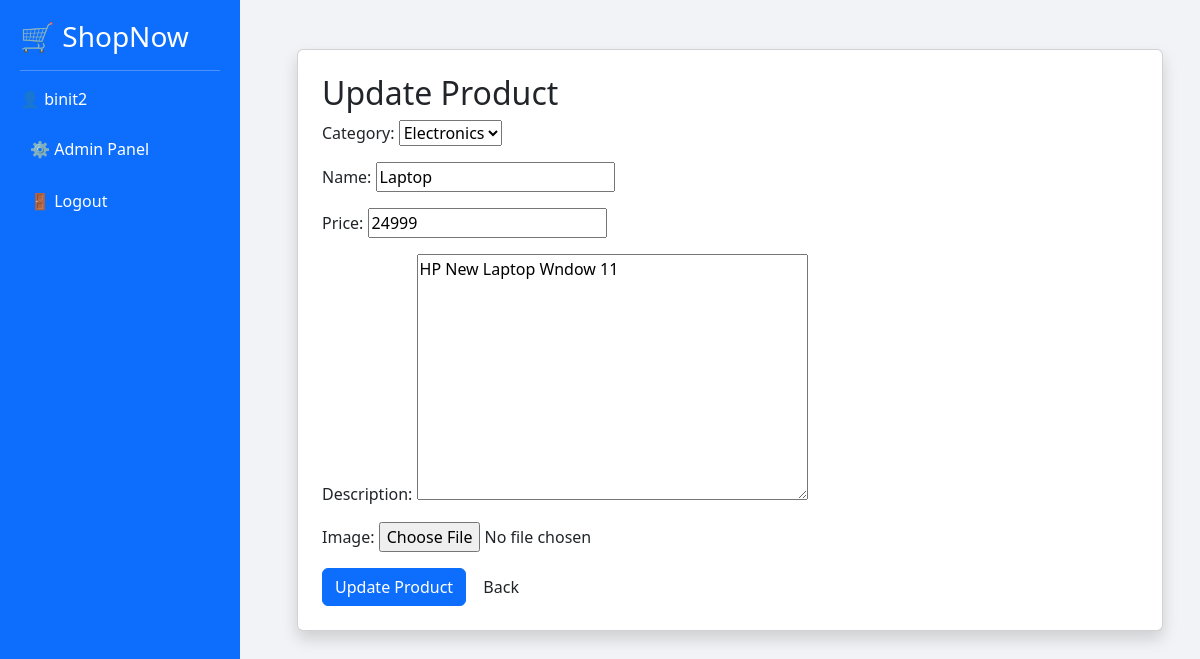
/update-product/2/ (signed in), run on the app's committed database.
### products/models.py (models this page shows, shortened)
class Product(models.Model):
    STATUS_CHOICES = (
        ('Pending', 'Pending'),
        ('Approved', 'Approved'),
        ('Rejected', 'Rejected'),
    )
    seller = models.ForeignKey(User, on_delete=models.CASCADE)
    category = models.ForeignKey(Category, on_delete=models.CASCADE)
    name = models.CharField(max_length=100)
    price = models.IntegerField ()
    description = models.TextField()
    image = models.ImageField(upload_to='products/', null=True, blank=True)
    status = models.CharField(max_length=20, choices=STATUS_CHOICES, default='Pending')

class Category(models.Model):
    name = models.CharField(max_length=100)
    def __str__(self):
        return self.name

### products/views.py (the view)
# urls.py: path('update-product/<int:product_id>/', views.update_product, name='update_product'),
@login_required
def update_product(request, product_id):
    profile = get_profile(request.user)
    if profile.role != 'Seller':
        messages.error(request, "Only sellers can update products")
        return redirect('home')
    if profile.is_approved == False:
        messages.error(request, "Your seller account is not approved yet")
        return redirect('home')
    product = get_object_or_404(Product, id=product_id, seller=request.user)
    if request.method == "POST":
        form = ProductForm(request.POST, request.FILES, instance=product)
        if form.is_valid():
            updated_product = form.save(commit=False)
            updated_product.status = 'Pending'
            updated_product.save()
            messages.success(request, "Product updated and sent for admin approval")
            return redirect('my_products')
    else:
        form = ProductForm(instance=product)
    return render(request, 'update_product.html', {'form': form})

### products/forms.py
class ProductForm(forms.ModelForm):
    class Meta:
        model = Product
        fields = ['category', 'name', 'price', 'description', 'image']

### products/views.py (called while the page is built)
def get_profile(user):
    profile, created = Profile.objects.get_or_create(user=user)
    return profile

### templates/update_product.html (shortened to what this page needs)
{% extends 'base.html' %}
{% block content %}
<div class="container mt-4">
    <div class="card p-4 shadow">
        <h2>Update Product</h2>
        <form method="POST" enctype="multipart/form-data">
            {{ form.as_p }}
            <button type="submit" class="btn btn-primary">
                Update Product
            </button>
            <a href="/my-products/" class="btn btn-
            secondary">
                Back
            </a>
        </form>
    </div>
</div>
{% endblock %}

### templates/base.html (shortened to what this page needs)
<!DOCTYPE html>
<html>
<head>
    <link href="https://cdn.jsdelivr.net/npm/bootstrap@5.3.3/dist/css/bootstrap.min.css" rel="stylesheet">
</head>
<body>
<div class="sidebar">
    <h3>🛒 ShopNow</h3>
    <hr>
    {% if user.is_authenticated %}
        <p>👤 {{ user.username }}</p>
        {% if user.is_superuser %}
            <a href="/admin-dashboard/">⚙ Admin Panel</a>
            <a href="/logout/">🚪 Logout</a>
        {% endif %}
    {% else %}
        <a href="/">🏠 Home</a>
        <a href="/products/">🛍 Products</a>
        <a href="/login/">🔐 Login</a>
        <a href="/signup/">📝 Signup</a>
    {% endif %}
</div>
<div class="main-content">
    {% block content %}
    {% endblock %}
</div>
</body>
</html>

### templates/base.html (style rules this page uses)
body { background-color: #f1f3f6; }
.sidebar { width: 240px; height: 100vh; position: fixed; left: 0; top: 0; background: #0d6efd; padding: 20px; color: white; }
.sidebar a { display: block; color: white; text-decoration: none; padding: 10px; margin-bottom: 8px; border-radius: 6px; }
.main-content { margin-left: 260px; padding: 25px; }

### data on the page
Product: category "Electronics", price "24999", description "HP New Laptop Wndow 11"
Category: name "Laptop"

### other printed values
{{ user.username }} "binit2"
